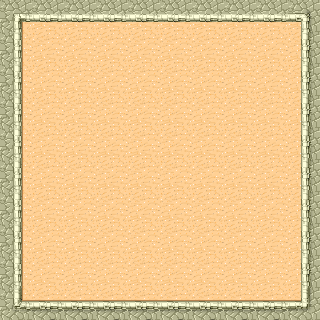

This is a level from a 2D game, rendered from its Tiled map with the project's own tilesets. A one-line summary and the complete map file follow:
An orthogonal 10x10 tile map with 32x32 px tiles, 2 tile layers (Ground, Walls).

<map version="1.2" tiledversion="1.2.0" orientation="orthogonal" renderorder="right-down" width="10" height="10" tilewidth="32" tileheight="32" infinite="0" nextlayerid="3" nextobjectid="1">
 <tileset firstgid="1" source="tmw_desert_spacing_corrected.tsx" />
 <layer id="1" name="Ground" width="10" height="10">
  <data encoding="csv">
30,30,30,30,30,30,30,30,30,30,
30,30,30,30,30,30,30,30,30,30,
30,30,30,30,30,30,30,30,30,30,
30,30,30,30,30,30,30,30,30,30,
30,30,30,30,30,30,30,30,30,30,
30,30,30,30,30,30,30,30,30,30,
30,30,30,30,30,30,30,30,30,30,
30,30,30,30,30,30,30,30,30,30,
30,30,30,30,30,30,30,30,30,30,
30,30,30,30,30,30,30,30,30,30
</data>
 </layer>
 <layer id="2" name="Walls" width="10" height="10">
  <data encoding="csv">
36,42,42,42,42,42,42,42,42,37,
35,0,0,0,0,0,0,0,0,33,
35,0,0,0,0,0,0,0,0,33,
35,0,0,0,0,0,0,0,0,33,
35,0,0,0,0,0,0,0,0,33,
35,0,0,0,0,0,0,0,0,33,
35,0,0,0,0,0,0,0,0,33,
35,0,0,0,0,0,0,0,0,33,
35,0,0,0,0,0,0,0,0,33,
44,26,26,26,26,26,26,26,26,45
</data>
 </layer>
</map>
